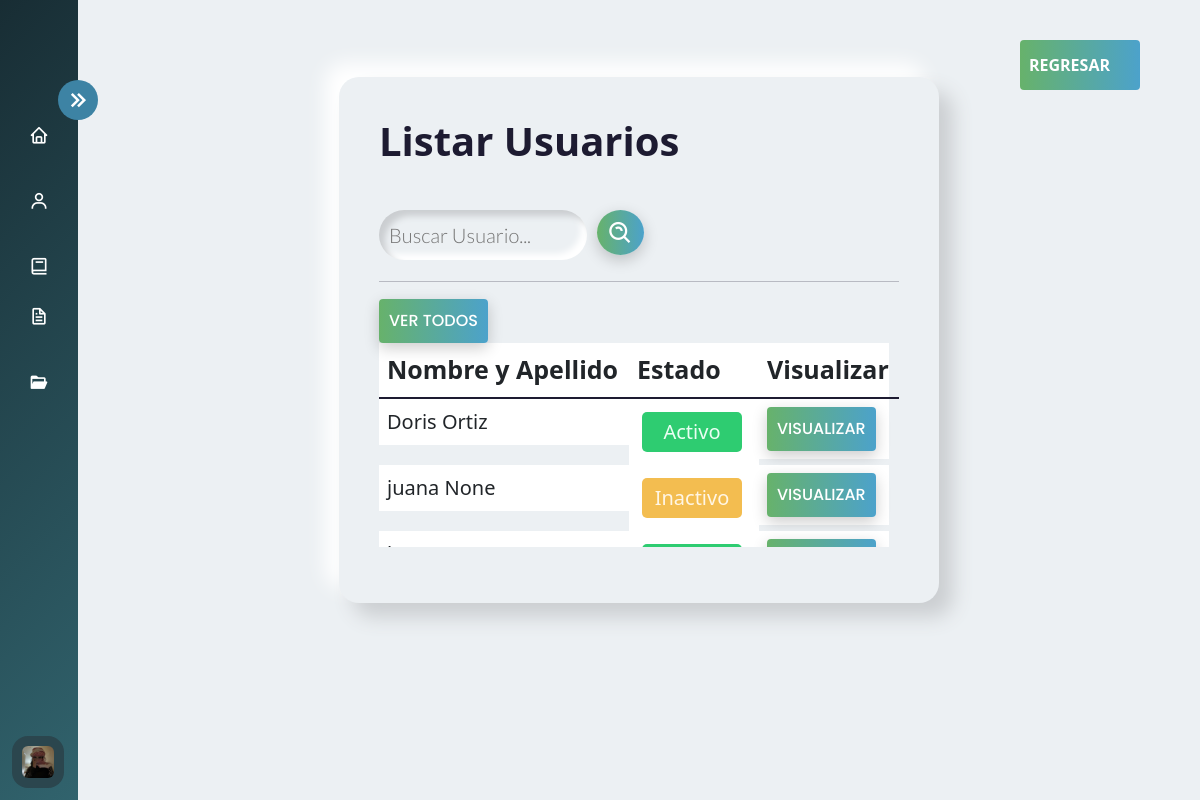
The app's page /usuario/listar_usuarios/ (signed in), older data.
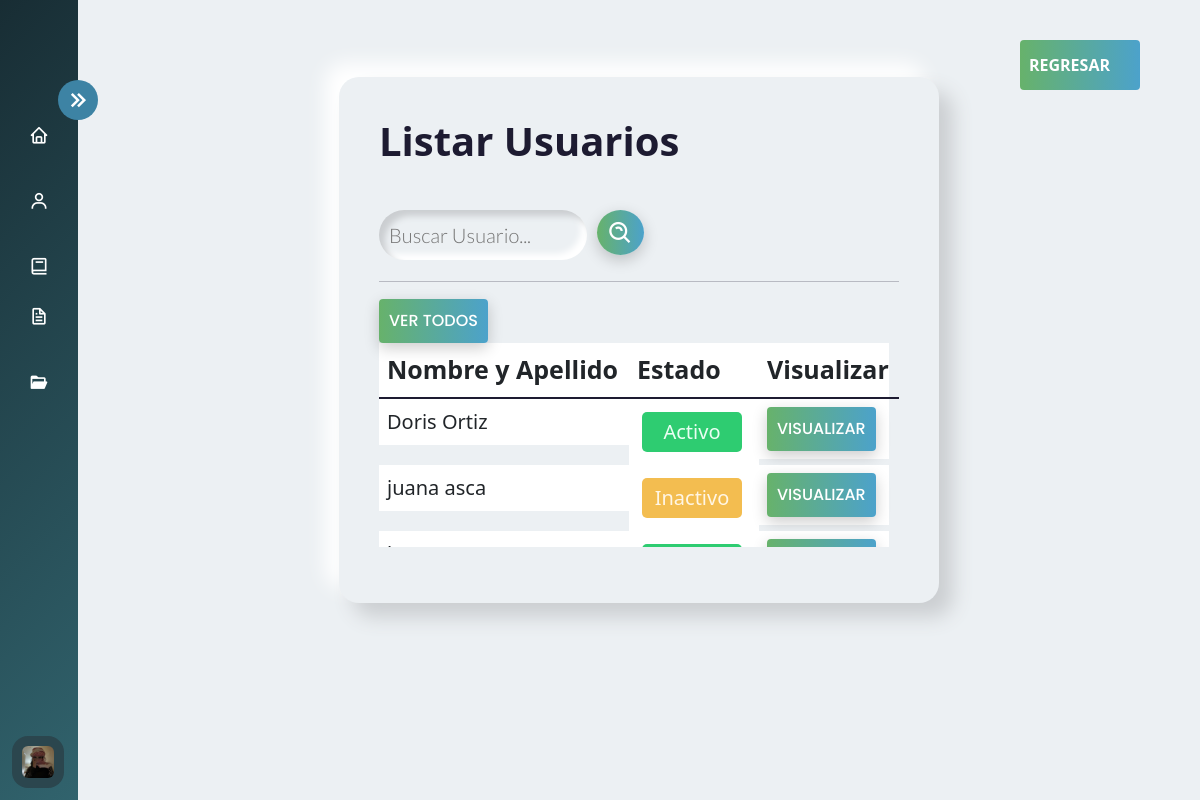
The same page, newer data.
### AppUsuarios/models.py (models this page shows)
class Profile(models.Model):
     apellido = models.CharField(max_length=30, verbose_name='Apellido', blank=True, null=True)
     email = models.EmailField(verbose_name='Correo electrónico', blank=True, max_length=254)
     estadousuario = models.BooleanField(default=True, verbose_name='Estado de Usuario')
     ROLES = (('usuario', 'Usuario'), ('administrador', 'Administrador'))
     rol = models.CharField(max_length=15, choices=ROLES, verbose_name='Rol', blank=True, null=True)
     user = models.OneToOneField(User, on_delete=models.CASCADE, related_name='profile', verbose_name='Usuario')
     cargo = models.ForeignKey(Cargo, on_delete=models.SET_NULL, null=True, verbose_name='Cargo')
     class Meta:
          verbose_name = 'perfil'
          verbose_name_plural = 'perfiles'
          ordering = ['-id'] #para que muestre arriba el ultimo creado

### AppUsuarios/views.py (the view)
# urls.py: path('listar_usuarios/',login_required(views.listar_usuarios),name='listar_usuarios'),
def listar_usuarios(request):
    usuarios = Profile.objects.select_related('user').all()
    search_query = request.GET.get('search', '')  # Obtén el término de búsqueda
    return render(request, 'Usuarios/listar_usuarios.html', {'usuarios': usuarios})

### AppCursos/context_processors.py (called while the page is built)
def group_name(request):
    group_name = None
    if request.user.is_authenticated:
        group = Group.objects.filter(user=request.user).first()
        if group:
            group_name = group.name
    return {'group_name': group_name}

### Templates/Usuarios/listar_usuarios.html (shortened to what this page needs)
{% extends 'Layout/Base.html' %}
{% load static %}
{% block content %}
<link rel="stylesheet" href="{% static 'Css/Curso.css' %}">
<div class="home_content">
    <div class="text">
        <div id="contenedor">
        <h1> Listar Usuarios </h1>
        <br>
        <form class="search" action="{% url 'filtrar_usuarios' %}" method="GET">
            <input type="text" class="search-bar" name="search" placeholder="Buscar Usuario...">
                <button class="subir" style="border-radius:50%; width:auto; height:45px;"> <i class='bx bx-search-alt'
                style="font-size:27px; "></i></button>
            </form>
            <hr>
            <a href="{% url 'listar_usuarios' %}"><button class="subir">
                <span>Ver todos </span>
            </button></a>
        <table class="table  table-fixed">
            <thead>
                <tr style="width: 180px;" id="cabecera">
                    <th style="width: 400px;" scope="col" id="nombre">Nombre y Apellido</th>
                    <th style="width: 200px;" scope="col" id="estado">Estado</th>
                    <th style="width: 200px;" scope="col" id="visualizar">Visualizar</th>
                </tr>
            </thead>
                <tbody class="table-group-divider">
                    {% for usuario in usuarios %}
                    <tr style="width: 180px;">
                        <td style="width:400px;" id="nombre">{{ usuario.user.username }} {{ usuario.apellido }} </td>
                        {% if usuario.estadousuario %}
                        <td style="width: 200px;" id="estado"><p class='status--active'>Activo</p></td>
                        {% else %}
                        <td style="width: 200px;" id="estado"><p class='status--inactive'>Inactivo</p></td>
                        {% endif %}
                        <td style="width: 200px;" id="visualizar">
                            <a href="{% url 'editar_usuarios' user_id=usuario.user.id %}">
                                <button class="subir"> <span>Visualizar</span>
                                </button>
                            </a>
                        </td>
                    </tr>
                    {% endfor %}
                </tbody>
            </table>
        </div>
        <a href="{% url 'usuarios' %}" id="back2">
            <button class="back">
                <span>
                    Regresar
                </span>
            </button>
        </a>
{% endblock %}

### Templates/Layout/Base.html (shortened to what this page needs)
{% load static %}
<!DOCTYPE html>
<html lang="en">
<head>
    <link rel="stylesheet" href="{% static 'img/iconos/Cyres.ico' %}">
    <link rel="stylesheet" href="{% static 'Css/Estilo.css' %}">
    <link href='https://unpkg.com/boxicons@2.1.4/css/boxicons.min.css' rel='stylesheet'>
    <link rel="stylesheet" href="https://cdn.jsdelivr.net/npm/bootstrap@5.3.0-alpha3/dist/css/bootstrap.min.css">
</head>
<body>
    {% include 'includes/nav.html' %}
    <main>
        {% block content %}{% endblock %}
    </main>
</body>
</html>

### Templates/includes/nav.html (shortened to what this page needs)
{% load static %}
<body>
    <div class="sidebar
    {% if user.is_authenticated %}
        {% if group_name == 'usuarios' %}
            sidebar-usuarios
        {% elif group_name == 'administrativos' %}
            sidebar-administrativos
        {% else %}
            sidebar
        {% endif %}
    {% else %}
        sidebar
    {% endif %}">
    <div class="logo_content">
            <i class='bx bx-chevrons-left toggle'></i>
        </div>
        <ul class="nav-links">
            <li>
                <a href="{% url 'home' %}">
                    <i class='bx bx-home'></i>
                </a>
            </li>
                {% if group_name == 'usuarios' %}
                <li>
                    <a href="{% url 'Cursos_Usuarios' %}">
                        <i class='bx bx-book '></i>
                        <span class="link_name">Cursos </span>
                    </a>
                    <ul class="sub-menu blank">
                        <li><a class="link_name">Cursos</a></li>
                    </ul>
                </li>
                <li>
                    <a href="{% url 'Material_Usuarios' %}">
                        <i class='bx bxs-folder-open'></i>
                        <span class="link_name">Material de apoyo </span>
                    </a>
                    <ul class="sub-menu blank">
                        <li><a class="link_name">Material de apoyo </a></li>
                    </ul>
                </li>
                <li>
                    <div class="profile-details">
                        <div class="profile-content">
                            <a href="{% url 'perfil_usuario_detalle' %}"> <img src="{% static 'img/iconos/profile2.jpg' %}" alt=""></a>
                        </div>
                        <div class="name-job">
                            <div class="profile_name">{{ user.username | title }}</div>
                            <div class="job">{{ group_name | title}}</div>
                        </div>
                        <a href="{% url 'exit' %}"><i class='bx bx-log-out' id="log_out"></i></a>
                    </div>
                </li>
                {% elif group_name == 'administrativos' %}
                <li>
                    <div class="icon-links ">
                        <a href="{% url 'GestionUsuarios' %}">
                            <i class='bx bx-user '></i>
                        </a>
                    </div>
                </li>
                <li>
                    <div class="icon-links ">
                        <a href="{% url 'gestion_general' %}">
                            <i class='bx bx-book '></i>
                        </a>
                    </div>
                </li>
                <li>
                    <a href="{% url 'evaluacion' %}">
                        <i class='bx bx-file'></i>
                    </a>
                </li>
                <li>
                    <a href="{% url 'gestion_MaterialApoyo' %}">
                        <i class='bx bxs-folder-open'></i>
                    </a>
                </li>
                <li>
                    <div class="profile-details">
                        <div class="profile-content">
                            <img src="{% static 'img/iconos/asd.jpeg' %}" alt="">
                        </div>
                    </div>
                </li>
                {% endif %}
        </ul>
    </div>
</body>
</html>

### static/Css/Estilo.css (style rules this page uses)
body { overflow-x: hidden; }
* { margin: 0; padding: 0; box-sizing: border-box; }
.sidebar { position: fixed; top: 0; left: 0; height: 100%; width: 260px; background-image: linear-gradient(135deg, #182d34 0%, #31636d 100%); z-index: 1; transition: all 0.5s ease; }
.sidebar.close { width: 78px; padding: 80px 0 150px 0; }
.sidebar .nav-links { height: 100%; padding: 30px 0 150px 0; overflow: auto; }
.sidebar.close .nav-links { overflow: visible; }
.sidebar .nav-links li { position: relative; list-style: none; transition: all 0.4s ease; }
.sidebar .nav-links li .icon-links { display: flex; align-items: center; justify-content: space-between; }
.sidebar.close .nav-links li .icon-links { display: block; }
.sidebar .nav-links li i { height: 50px; min-width: 78px; text-align: center; line-height: 50px; color: #fff; font-size: 20px; cursor: pointer; transition: all 0.3s ease; }
.sidebar .nav-links li a { display: flex; align-items: center; text-decoration: none; }
.sidebar .profile-details { position: fixed; bottom: 0; width: 260px; display: flex; align-items: center; justify-content: space between; background: #2b464e; padding: 12px 0; transition: all 0.5s ease; }
.sidebar.close .profile-details { background: none; }
.sidebar.close .profile-details { width: 78px; }
.sidebar .profile-details .profile-content { display: flex; align-items: center; }
.sidebar .profile-details img { height: 52px; width: 52px; object-fit: cover; border-radius: 16px; margin: 0 14px 0 12px; background: #2b464e; transition: all 0.5s ease; }
.sidebar.close .profile-details img { padding: 10px; }
.sidebar .toggle { position: absolute; top: 10%; right: -20px; transform: translateY(-10%); height: 40px; width: 40px; background: #3d83a4; display: flex; align-items: center; justify-content: center; border-radius: 50%; font-size: 30px; cursor: pointer; color: #fff; }
.toggle { transition: transform 0.5s; }
.toggle.close { transform: rotate(180deg); }

Row changes from the older to the newer data that the page shows:
changed Profile "juana": apellido "None" → "asca"
